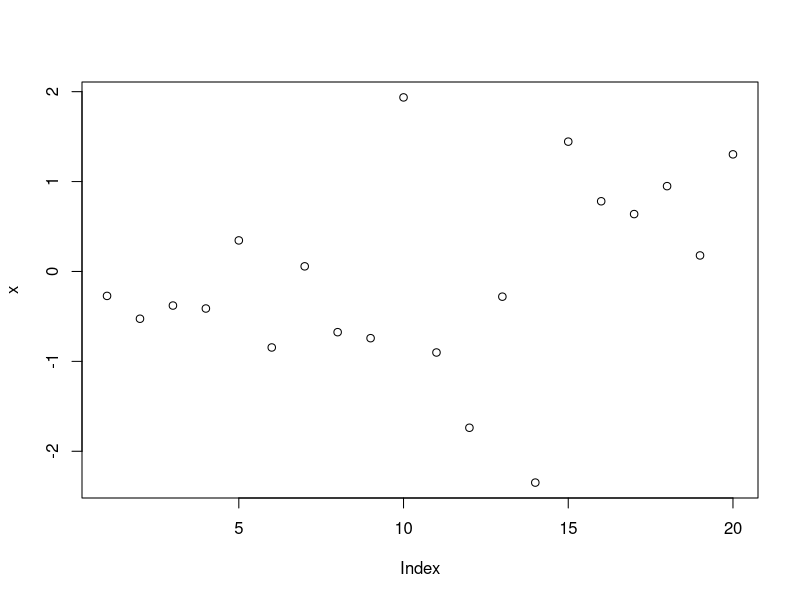

Generate this figure with R:
## ---- chunk 1
x <- rnorm(20)
plot(x)
